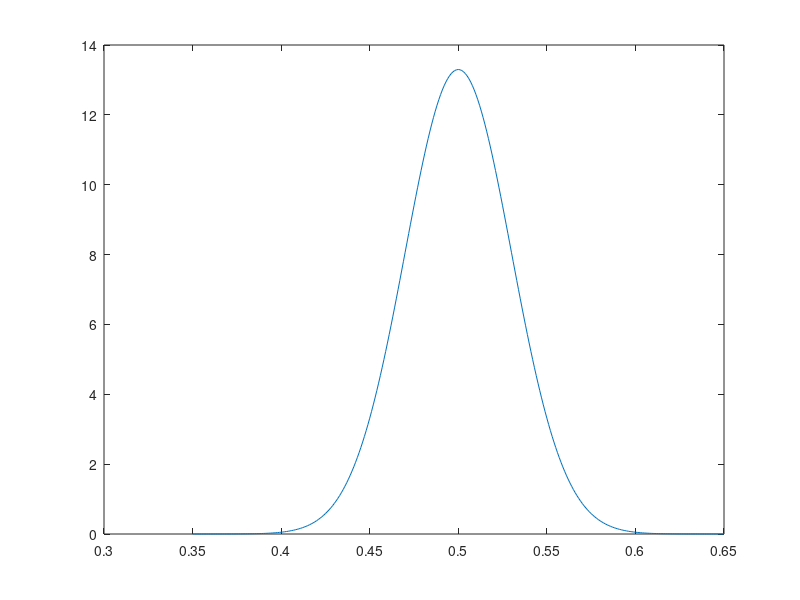

This figure's MATLAB source: (Note: this script raises an error after producing the figure.)
clc;
clear;
close all;

for i=1:10000
    
    RandomNumbers = rand(100,1);
    
    Y(i) =  sum(RandomNumbers)/100;
    
end

%Create the Uniform Distribution
x = [0.35:.001:0.65];
y = normpdf(x,0.5,0.03);


%Create the figure with both the Histogram and the plot
figure('Name', 'Results');
plot(x,y)


hold on;
histogram(Y, 30, 'Normalization','pdf');